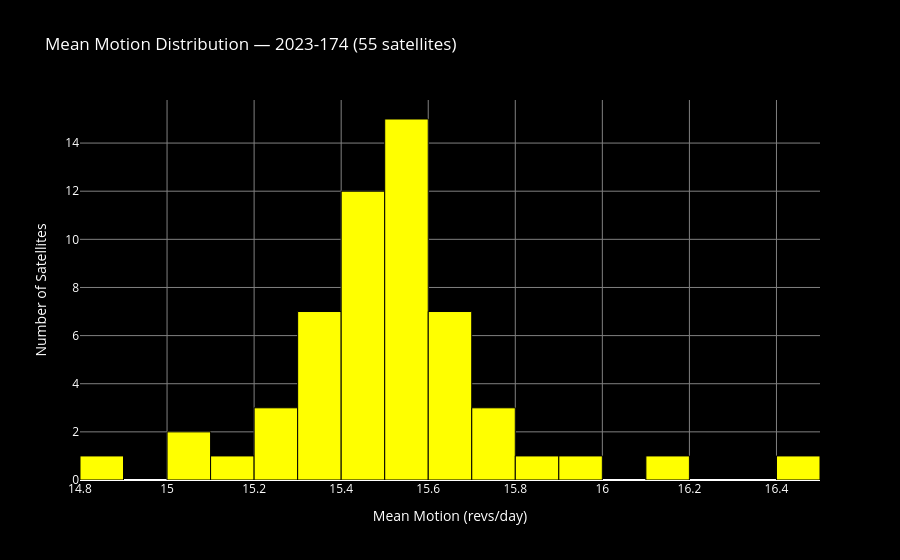

Notebook cell for this chart:
### Code cell
fig = go.Figure()

fig.add_trace(go.Histogram(
    x=df['mean_motion'],
    nbinsx=20,
    marker_color='yellow',
    marker_line=dict(color='black', width=1),
    name='Mean Motion'
))

fig.update_layout(
    title=f'Mean Motion Distribution — {satcat_cache["intldes"]} ({len(df)} satellites)',
    xaxis_title='Mean Motion (revs/day)',
    yaxis_title='Number of Satellites',
    paper_bgcolor='black',
    plot_bgcolor='black',
    font=dict(color='white'),
    xaxis=dict(gridcolor='gray'),
    yaxis=dict(gridcolor='gray'),
)

fig.show()

print(f"Mean Motion stats:")
print(f"   Mean:  {df['mean_motion'].mean():.4f} rev/day")
print(f"   Std:   {df['mean_motion'].std():.4f} rev/day")
print(f"   Min:   {df['mean_motion'].min():.4f} rev/day")
print(f"   Max:   {df['mean_motion'].max():.4f} rev/day")
print(f"   Range: {df['mean_motion'].max() - df['mean_motion'].min():.4f} rev/day")
print(df.nlargest(5, 'mean_motion')[['name', 'norad', 'mean_motion']])

### Figure 1 — Plotly figure (JSON) as saved in the notebook; plotly's stock layout.template omitted (floating-point values rounded to 4 significant figures)
{"data": [{"marker": {"color": "yellow", "line": {"color": "black", "width": 1}}, "name": "Mean Motion", "nbinsx": 20, "type": "histogram", "x": [15.46, 15.41, 15.6, 15.27, 15.71, 15.47, 15.81, 15.47, 15.54, 15.6, 15.34, 16.42, 15.52, 15.67, 15.52, 15.97, 15.54, 15.54, 15.54, 15.69, 15.32, 15.27, 15.57, 15.57, 15.7, 15.08, 15.27, 15.34, 15.05, 15.34, 15.48, 15.65, 15.52, 15.55, 15.6, 15.54, 15.53, 15.75, 15.6, 15.52, 15.75, 15.47, 15.31, 15.47, 15.37, 15.44, 15.46, 15.49, 15.66, 16.11, 15.49, 15.43, 15.15, 14.84, 15.34]}], "layout": {"font": {"color": "white"}, "paper_bgcolor": "black", "plot_bgcolor": "black", "title": {"text": "Mean Motion Distribution — 2023-174 (55 satellites)"}, "xaxis": {"gridcolor": "gray", "title": {"text": "Mean Motion (revs/day)"}}, "yaxis": {"gridcolor": "gray", "title": {"text": "Number of Satellites"}}}}
